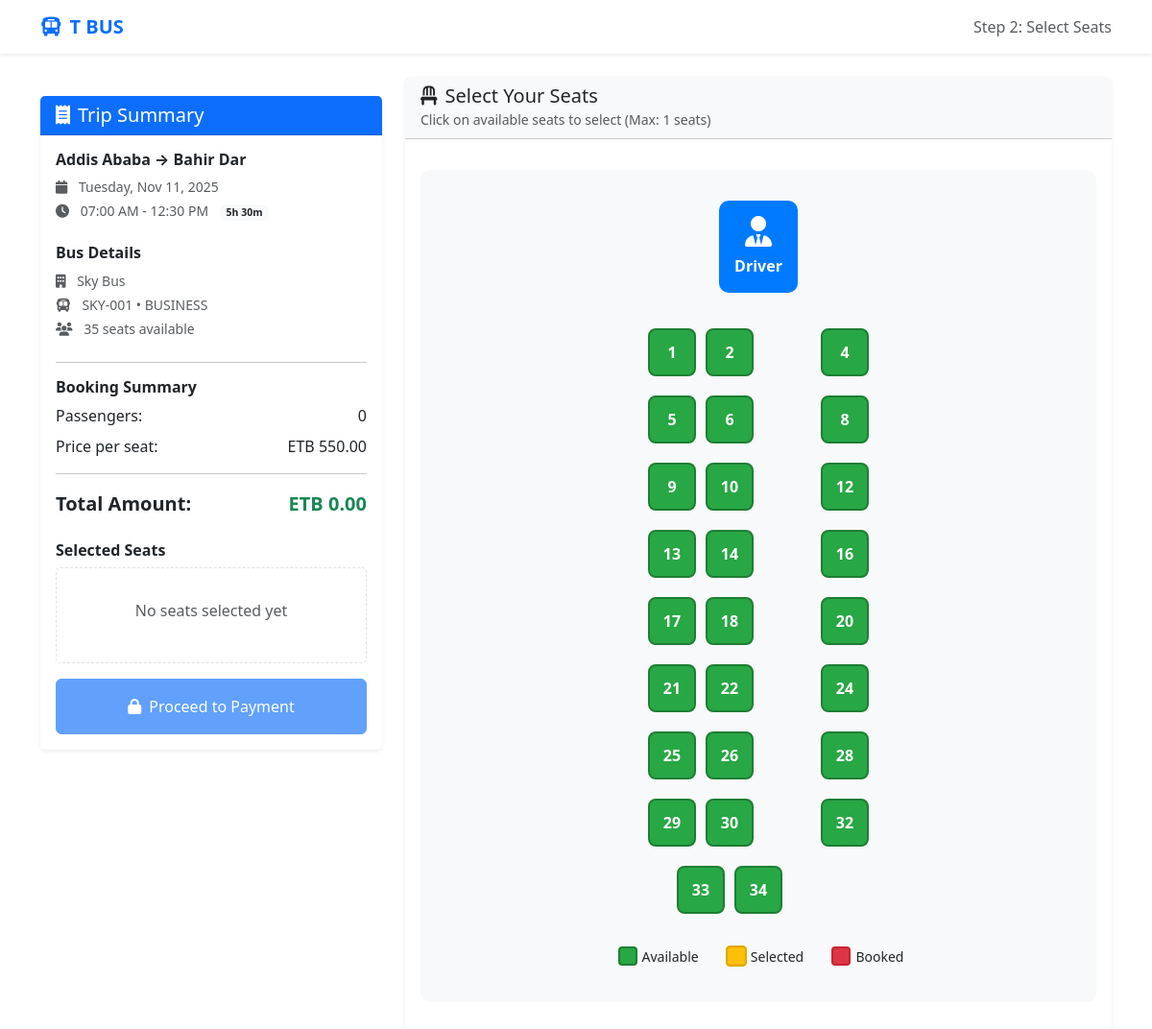
The app's page /booking.php?schedule_id=3 with its own data.
### tables this page shows
CREATE TABLE schedules (
    id INT PRIMARY KEY AUTO_INCREMENT,
    bus_id INT NOT NULL,
    from_city_id INT NOT NULL,
    to_city_id INT NOT NULL,
    departure_time TIME NOT NULL,
    arrival_time TIME NOT NULL,
    price DECIMAL(10,2) NOT NULL,
    available_seats INT NOT NULL,
    travel_date DATE NOT NULL,
    is_active BOOLEAN DEFAULT TRUE,
    created_at TIMESTAMP DEFAULT CURRENT_TIMESTAMP,
    FOREIGN KEY (bus_id) REFERENCES buses(id) ON DELETE CASCADE,
    FOREIGN KEY (from_city_id) REFERENCES cities(id),
    FOREIGN KEY (to_city_id) REFERENCES cities(id),
    INDEX idx_dates (travel_date, from_city_id, to_city_id)
);

CREATE TABLE cities (
    id INT PRIMARY KEY AUTO_INCREMENT,
    name VARCHAR(100) NOT NULL,
    created_at TIMESTAMP DEFAULT CURRENT_TIMESTAMP,
    UNIQUE KEY unique_city_name (name)
);

CREATE TABLE bus_companies (
    id INT PRIMARY KEY AUTO_INCREMENT,
    company_name VARCHAR(200) NOT NULL,
    contact_person_name VARCHAR(100),
    contact_phone VARCHAR(20),
    logo_url VARCHAR(500),
    description TEXT,
    is_active BOOLEAN DEFAULT TRUE,
    created_at TIMESTAMP DEFAULT CURRENT_TIMESTAMP
);

CREATE TABLE buses (
    id INT PRIMARY KEY AUTO_INCREMENT,
    bus_company_id INT NOT NULL,
    bus_number VARCHAR(50) NOT NULL,
    type ENUM('standard', 'vip', 'business') DEFAULT 'standard',
    total_seats INT NOT NULL,
    amenities JSON,
    is_active BOOLEAN DEFAULT TRUE,
    created_at TIMESTAMP DEFAULT CURRENT_TIMESTAMP,
    FOREIGN KEY (bus_company_id) REFERENCES bus_companies(id) ON DELETE CASCADE
);

### public/booking.php (the view, shortened to what this page needs)
<?php
$schedule_id = isset($_GET['schedule_id']) ? intval($_GET['schedule_id']) : 0;
$passengers = isset($_GET['passengers']) ? intval($_GET['passengers']) : 1;
$database = new Database();
$db = $database->getConnection();
$query = "
    SELECT s.*, b.bus_number, b.type, b.total_seats, b.amenities, bc.company_name,
           c1.name as from_city, c2.name as to_city
    FROM schedules s
    JOIN buses b ON s.bus_id = b.id
    JOIN bus_companies bc ON b.bus_company_id = bc.id
    JOIN cities c1 ON s.from_city_id = c1.id
    JOIN cities c2 ON s.to_city_id = c2.id
    WHERE s.id = ? AND s.is_active = TRUE AND b.is_active = TRUE
";
$stmt = $db->prepare($query);
$stmt->execute([$schedule_id]);
$schedule = $stmt->fetch(PDO::FETCH_ASSOC);
$bookedSeatsQuery = "SELECT seat_number FROM bookings WHERE schedule_id = ? AND booking_status != 'cancelled'";
$bookedSeatsStmt = $db->prepare($bookedSeatsQuery);
$bookedSeatsStmt->execute([$schedule_id]);
$bookedSeats = $bookedSeatsStmt->fetchAll(PDO::FETCH_COLUMN);
$departure = new DateTime($schedule['departure_time']);
$arrival = new DateTime($schedule['arrival_time']);
$duration = $departure->diff($arrival);
?>
<!DOCTYPE html>
<html lang="en">
<head>
    <link href="https://cdn.jsdelivr.net/npm/bootstrap@5.3.0/dist/css/bootstrap.min.css" rel="stylesheet">
    <link href="https://cdnjs.cloudflare.com/ajax/libs/font-awesome/6.4.0/css/all.min.css" rel="stylesheet">
</head>
<body>
    <nav class="navbar navbar-expand-lg navbar-light bg-white shadow-sm sticky-top">
        <div class="container">
            <a class="navbar-brand fw-bold text-primary" href="index.php">
                <i class="fas fa-bus me-2"></i>T BUS
            </a>
            <div class="navbar-text">
                <span class="text-muted">Step 2: Select Seats</span>
            </div>
        </div>
    </nav>
    <div class="container py-4">
        <div class="row">
            <div class="col-lg-4 mb-4">
                <div class="card shadow-sm border-0 sticky-top" style="top: 100px;">
                    <div class="card-header bg-primary text-white">
                        <h5 class="mb-0"><i class="fas fa-receipt me-2"></i>Trip Summary</h5>
                    </div>
                    <div class="card-body">
                        <div class="trip-info mb-4">
                            <h6 class="fw-bold"><?php echo $schedule['from_city']; ?> → <?php echo $schedule['to_city']; ?></h6>
                            <div class="text-muted small">
                                <div class="mb-1">
                                    <i class="fas fa-calendar me-2"></i>
                                    <?php echo date('l, M d, Y', strtotime($schedule['travel_date'])); ?>
                                </div>
                                <div class="mb-1">
                                    <i class="fas fa-clock me-2"></i>
                                    <?php echo $departure->format('h:i A'); ?> - <?php echo $arrival->format('h:i A'); ?>
                                    <span class="badge bg-light text-dark ms-2"><?php echo $duration->h . 'h ' . $duration->i . 'm'; ?></span>
                                </div>
                            </div>
                        </div>
                        <div class="bus-info mb-4">
                            <h6 class="fw-bold">Bus Details</h6>
                            <div class="text-muted small">
                                <div class="mb-1">
                                    <i class="fas fa-building me-2"></i>
                                    <?php echo $schedule['company_name']; ?>
                                </div>
                                <div class="mb-1">
                                    <i class="fas fa-bus me-2"></i>
                                    <?php echo $schedule['bus_number']; ?> • <?php echo strtoupper($schedule['type']); ?>
                                </div>
                                <div>
                                    <i class="fas fa-users me-2"></i>
                                    <?php echo $schedule['available_seats']; ?> seats available
                                </div>
                            </div>
                        </div>
                        <hr>
                        <div class="booking-summary">
                            <h6 class="fw-bold">Booking Summary</h6>
                            <div class="d-flex justify-content-between mb-2">
                                <span>Passengers:</span>
                                <span id="passengerCount">0</span>
                            </div>
                            <div class="d-flex justify-content-between mb-2">
                                <span>Price per seat:</span>
                                <span>ETB <?php echo number_format($schedule['price'], 2); ?></span>
                            </div>
                            <hr>
                            <div class="d-flex justify-content-between fw-bold fs-5">
                                <span>Total Amount:</span>
                                <span id="totalAmount" class="text-success">ETB 0.00</span>
                            </div>
                        </div>
                        <div class="selected-seats mt-4">
                            <h6 class="fw-bold">Selected Seats</h6>
                            <div id="selectedSeatsList" class="selected-seats-list">
                                <div class="text-muted text-center py-3">No seats selected yet</div>
                            </div>
                        </div>
                        <button id="proceedToPayment" class="btn btn-primary w-100 mt-3 py-3" disabled>
                            <i class="fas fa-lock me-2"></i>Proceed to Payment
                        </button>
                    </div>
                </div>
            </div>
            <div class="col-lg-8">
                <div class="card shadow-sm border-0">
                    <div class="card-header bg-light">
                        <h5 class="mb-0"><i class="fas fa-chair me-2"></i>Select Your Seats</h5>
                        <small class="text-muted">Click on available seats to select (Max: <?php echo $passengers; ?> seats)</small>
                    </div>
                    <div class="card-body">
                        <div class="bus-layout text-center">
                            <div class="driver-cabin">
                                <i class="fas fa-user-tie fa-2x mb-2"></i>
                                <div class="fw-bold">Driver</div>
                            </div>
                            <div class="bus-seats mb-4">
                                <?php
                                $totalSeats = $schedule['total_seats'];
                                $seatsPerRow = 4;
                                $rows = ceil($totalSeats / $seatsPerRow);
                                for ($row = 1; $row <= $rows; $row++):
                                ?>
                                    <div class="seat-row">
                                        <?php for ($col = 1; $col <= $seatsPerRow; $col++):
                                            $seatNumber = ($row - 1) * $seatsPerRow + $col;
                                            if ($seatNumber > $totalSeats) break;
                                            $isBooked = in_array($seatNumber, $bookedSeats);
                                            $isAisle = $col == 3;
                                        ?>
                                            <div class="<?php echo $isAisle ? 'aisle' : ''; ?>">
                                                <?php if (!$isAisle): ?>
                                                    <div class="seat <?php echo $isBooked ? 'booked' : 'available'; ?>"
                                                         data-seat="<?php echo $seatNumber; ?>"
                                                         data-price="<?php echo $schedule['price']; ?>">
                                                        <?php if ($isBooked): ?>
                                                            <i class="fas fa-times"></i>
                                                        <?php else: ?>
                                                            <span class="seat-number"><?php echo $seatNumber; ?></span>
                                                        <?php endif; ?>
                                                    </div>
                                                <?php else: ?>
                                                    <div class="aisle"></div>
                                                <?php endif; ?>
                                            </div>
                                        <?php endfor; ?>
                                    </div>
                                <?php endfor; ?>
                            </div>
                            <div class="bus-legends">
                                <div class="legend-item">
                                    <div class="seat available legend-seat"></div>
                                    <span class="small">Available</span>
                                </div>
                                <div class="legend-item">
                                    <div class="seat selected legend-seat"></div>
                                    <span class="small">Selected</span>
                                </div>
                                <div class="legend-item">
                                    <div class="seat booked legend-seat"></div>
                                    <span class="small">Booked</span>
                                </div>
                            </div>
                        </div>
                    </div>
                </div>
            </div>
        </div>
    </div>
</body>
</html>

### public/booking.php (style rules this page uses)
.bus-layout { background: #f8f9fa; padding: 2rem; border-radius: 10px; margin: 1rem 0; }
.seat { width: 50px; height: 50px; margin: 5px; border-radius: 8px; display: inline-flex; align-items: center; justify-content: center; cursor: pointer; font-weight: bold; transition: all 0.3s ease; }
.seat.available { background: #28a745; color: white; border: 2px solid #1e7e34; }
.seat.selected { background: #ffc107; color: #000; border: 2px solid #e0a800; transform: scale(1.1); }
.seat.booked { background: #dc3545; color: white; border: 2px solid #c82333; cursor: not-allowed; }
.driver-cabin { background: #007bff; color: white; padding: 1rem; border-radius: 10px; display: inline-block; margin-bottom: 2rem; }
.seat-row { display: flex; justify-content: center; margin-bottom: 10px; }
.aisle { width: 60px; }
.legend-item { display: inline-flex; align-items: center; margin: 0 10px; }
.legend-seat { width: 20px; height: 20px; border-radius: 4px; margin-right: 5px; }
.selected-seats-list { min-height: 100px; border: 1px dashed #dee2e6; border-radius: 5px; padding: 1rem; }

### records on screen
schedules: from_city.name "Addis Ababa", to_city.name "Bahir Dar", travel_date "Tuesday, Nov 11, 2025", departure_time "07:00 AM", arrival_time "12:30 PM", departure_time+arrival_time "5", departure_time+arrival_time "30", bus_companies.company_name "Sky Bus", bus.bus_number "SKY-001", bus.type "BUSINESS", available_seats "35", price "550.00"

### other values on screen
$passengers "1"
$seatNumber "1"
$seatNumber "2"
$seatNumber "4"
$seatNumber "5"
$seatNumber "6"
$seatNumber "8"
$seatNumber "9"
$seatNumber "10"
$seatNumber "12"
$seatNumber "13"
$seatNumber "14"
$seatNumber "16"
$seatNumber "17"
$seatNumber "18"
